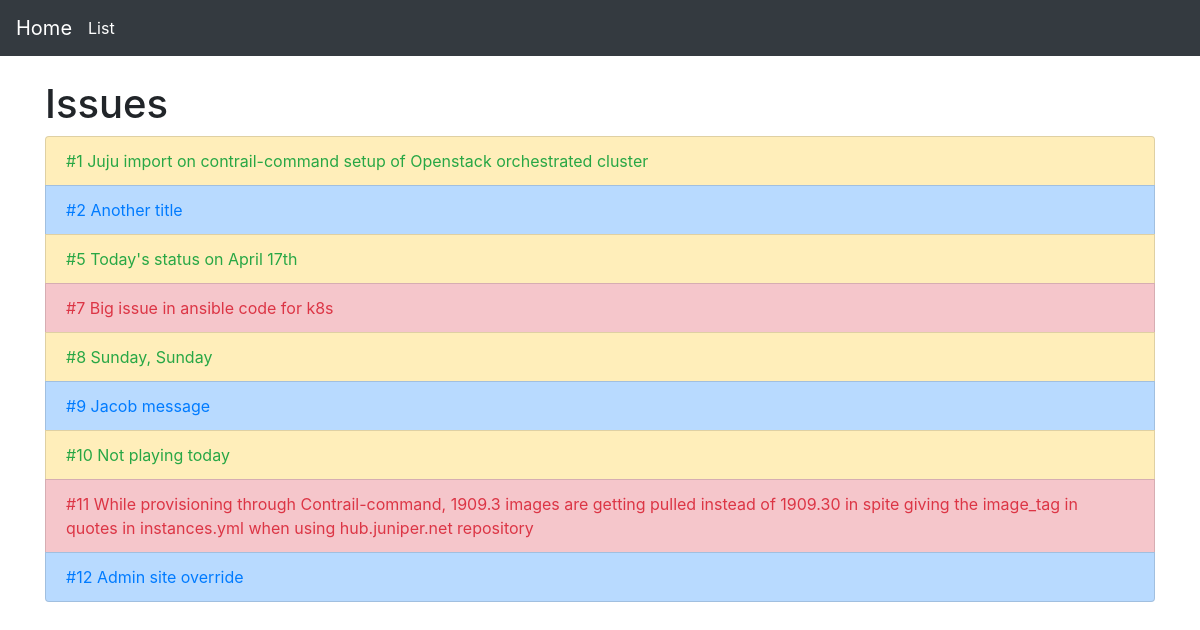
/issues/, run on an earlier commit of the app's database.
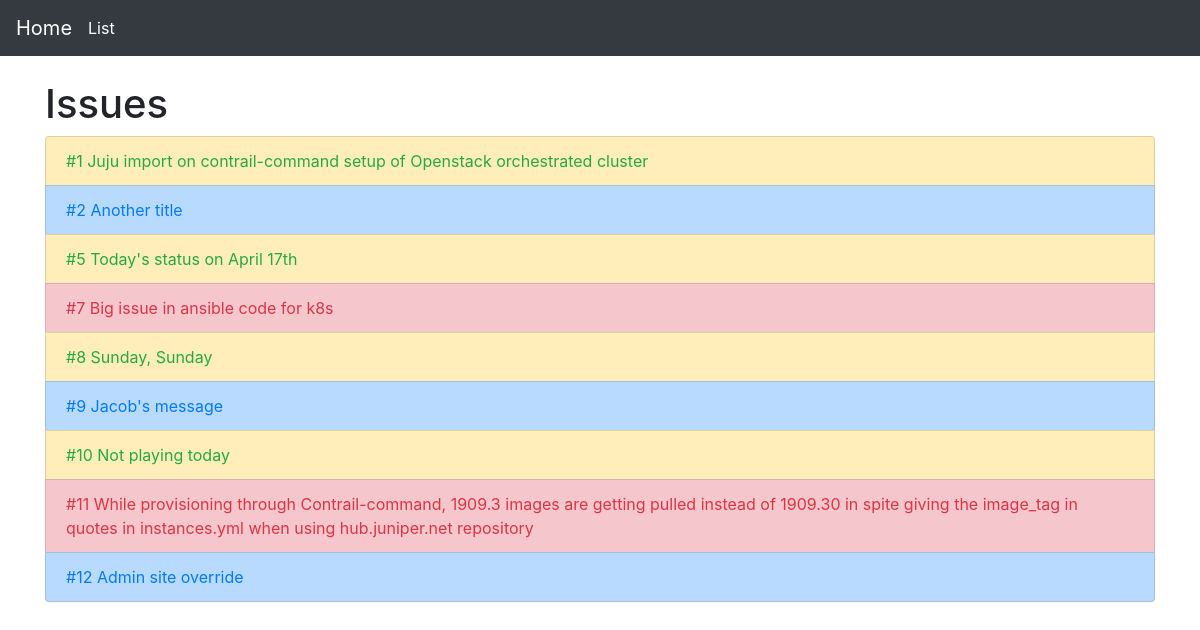
And on a later commit of the database.
### issues/models.py (models this page shows, shortened)
class Issue(models.Model):
    title = models.CharField(blank=False, max_length=250)
    issue_no = models.AutoField(primary_key=True)
    created_at = models.DateTimeField(auto_now=True)
    class TypeOfIssue(models.TextChoices):
        STORY = 'ST', _('Story')
        BUG = 'BU', _('Bug')
        TASK = 'TA', _('Task')
    class Status(models.TextChoices):
        OPEN = 'OP', _('Open')
        IN_PROGRESS = 'IN', _('In Progress')
        CLOSED = 'CL', _('Closed')
    type = models.CharField(
        max_length=2,
        choices=TypeOfIssue.choices,
        default=TypeOfIssue.BUG,
    )
    status = models.CharField(
        max_length=2,
        choices=Status.choices,
        default=Status.OPEN,
    )
    details = models.TextField(blank=False)

### issues/views.py (the view)
# urls.py: path('', views.IssueList.as_view(), name='list'),
class IssueList(generic.list.ListView):
    model = models.Issue
    def get_context_data(self, **kwargs):
        context = super().get_context_data(**kwargs)
        for issue in context['issue_list']:
            if issue.type == "ST":
                issue.className = "list-group-item-warning"
                issue.textColor = "text-success"
            elif issue.type == "BU":
                issue.className = "list-group-item-danger"
                issue.textColor = "text-danger"
            else:
                issue.className = "list-group-item-primary"
                issue.textColor = "text-primary"
        return context

### issues/templates/issues/issue_list.html
{% extends 'base.html' %}
{% block content %}
<h1>Issues</h1>
<ul class="list-group">
  {% for issue in issue_list %}
  <li class="list-group-item {{issue.className}}">
    <a href="{% url 'issues:detail' pk=issue.pk %}" class="{{issue.textColor}}">
      #{{issue.issue_no}}
      {{issue.title}}
    </a>
  </li>
  {% empty %}
  <li>No issues yet.</li>
  {% endfor %}
</ul>
{% endblock %}

What changed in the data, as far as the page shows it:
changed Issue id 9: title "Jacob message" → "Jacob's message"
